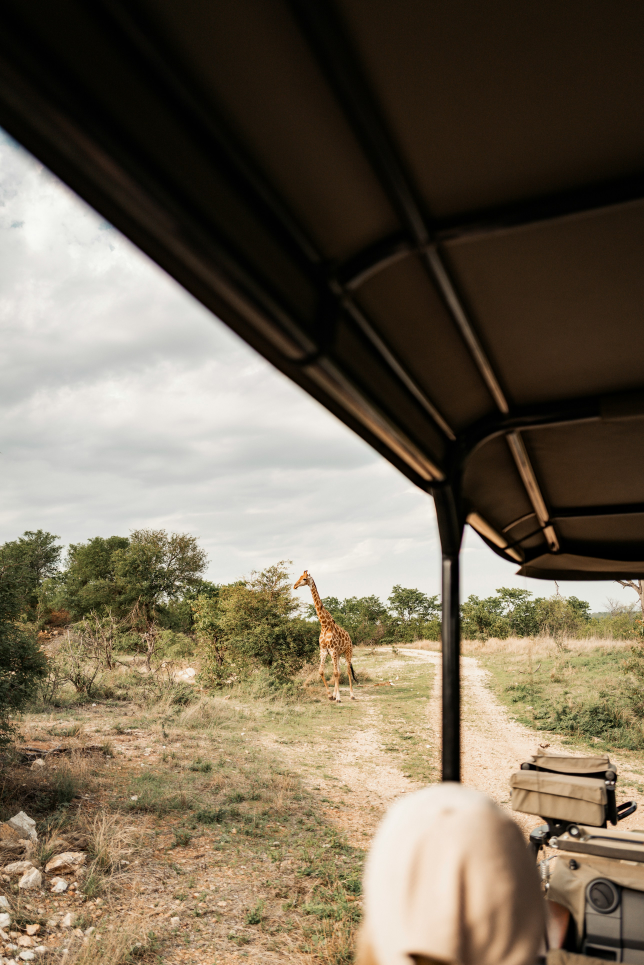
#> input picture backend_cloud/test.jpg, 2576 x 3860 px (shown at 1/4 size); its folder holds only this picture in this run
$ python -i scanner.py   (imports and definitions only)
#> lines starting #> are read from the running program, lines starting #| are printed output that depends on the picture
### frontend/blockchain.py
"""
member4_blockchain.py — Blockchain-Style Ownership Registry
Team Member 4 | Part 4: Frontend + Automation

Implements a tamper-evident, hash-chained ledger that simulates key
blockchain properties WITHOUT requiring any external chain or paid service:

  ✦ Immutable append-only ledger (each block hashes the previous one)
  ✦ SHA-256 proof-of-work style block fingerprinting
  ✦ Content-addressable asset registry (pHash + file hash)
  ✦ Ownership verification with chain-integrity check
  ✦ JSON persistence (file-based) with optional Firestore sync
  ✦ Multi-owner transfer history
  ✦ Merkle-style root hash for entire registry state
  ✦ Zero external dependencies beyond stdlib + project modules

Designed to be imported by:
  - ui.py        → Streamlit ownership registry tab
  - scanner.py   → Auto-register scanned detections
  - integration.py → Backend orchestrator

IMPORTANT: This is a SIMULATION for hackathon purposes.
           In production, replace with a real chain (Polygon, Ethereum, etc.)
"""

from __future__ import annotations

import hashlib
import json
import os
import sys
import time
import uuid
from dataclasses import dataclass, field, asdict
from datetime import datetime, timezone
from pathlib import Path
from typing import Optional

import cv2
import numpy as np

# ── Path bootstrap ─────────────────────────────────────────────────────────────
BASE_DIR = Path(__file__).resolve().parent.parent
for _part in ["ai_engine", "backend_cloud", "ai_services", "frontend"]:
    sys.path.insert(0, str(BASE_DIR / _part))

UPLOAD_DIR = BASE_DIR / "uploads"
UPLOAD_DIR.mkdir(exist_ok=True)

CHAIN_FILE = BASE_DIR / "ownership_chain.json"   # on-disk ledger

# ══════════════════════════════════════════════════════════════════════════════
# DATA STRUCTURES
# ══════════════════════════════════════════════════════════════════════════════

@dataclass
class Block:
    """Single immutable unit in the ownership chain."""
    index: int                        # Sequential block number
    timestamp: float                  # Unix epoch (UTC)
    media_id: str                     # UUID of the asset
    title: str                        # Human-readable asset name
    owner: str                        # Rights-holder at registration
    content_hash: str                 # SHA-256 of raw pixel bytes
    phash: str                        # Perceptual hash fingerprint
    watermark_key_hash: str           # SHA-256 of watermark key (key kept private)
    previous_hash: str                # Hash of previous block → chain integrity
    nonce: int                        # Simple PoW nonce
    block_hash: str = ""              # Computed after all fields are set
    transfer_history: list = field(default_factory=list)  # List of {owner, ts, reason}

    # [19 lines left out: function compute_hash, not called in this run]

    def to_dict(self) -> dict:
        return asdict(self)

    # [4 lines left out: function from_dict, not called in this run]


@dataclass
class VerificationResult:
    """Result of an ownership verification check."""
    verified: bool
    media_id: str
    claimed_owner: str
    actual_owner: str
    block_index: int
    block_hash: str
    chain_valid: bool
    reason: str
    timestamp: float
    transfer_history: list = field(default_factory=list)

    def to_dict(self) -> dict:
        return asdict(self)


# ══════════════════════════════════════════════════════════════════════════════
# BLOCKCHAIN REGISTRY CLASS
# ══════════════════════════════════════════════════════════════════════════════

class BlockchainRegistry:
    """
    File-backed, append-only blockchain-style ownership ledger.

    Usage:
        registry = BlockchainRegistry()
        block = registry.register(img, owner="ESPN", title="Cup Final 2024", key="secret")
        result = registry.verify(block.media_id, claimed_owner="ESPN")
    """

    GENESIS_HASH = "0" * 64   # Sentinel for the very first block

    # [369 lines left out: functions __init__, _load, _save, _create_genesis, _mine, _content_hash and 11 more, not called in this run]


# ══════════════════════════════════════════════════════════════════════════════
# MODULE-LEVEL CONVENIENCE API
# (used by ui.py: from frontend.blockchain import register_asset, ...)
# ══════════════════════════════════════════════════════════════════════════════

_registry: Optional[BlockchainRegistry] = None


# [112 lines left out: functions _get_registry, register_asset, verify_asset, transfer_asset, list_registry, registry_stats, not called in this run]


def validate_chain() -> bool:
    """Check full chain integrity. Returns True if valid."""
    return _get_registry().validate_chain()


def get_merkle_root() -> str:
    """Return the Merkle root of the current chain state."""
    return _get_registry().merkle_root()


# ══════════════════════════════════════════════════════════════════════════════
# CLI / SELF-TEST
# ══════════════════════════════════════════════════════════════════════════════

# [80 lines that do not run on import are left out]

### ai_engine/phash.py
"""
member1_phash.py — Perceptual Hash (pHash) Similarity Engine
Team Member 1 | Part 1: AI Engine
Computes perceptual hashes and similarity scores between images/frames.
"""

import hashlib
import math
from pathlib import Path
from typing import Optional

import cv2
import numpy as np


# ── Constants ────────────────────────────────────────────────────────────────
HASH_SIZE = 8          # DCT grid: 8×8 → 64-bit hash
HIGH_FREQ_FACTOR = 4   # capture high-freq area = (HASH_SIZE * HIGH_FREQ_FACTOR)²


# ── Core pHash Implementation ────────────────────────────────────────────────

def compute_phash(image: np.ndarray, hash_size: int = HASH_SIZE) -> str:
    """
    Compute perceptual hash (DCT-based) for an image.

    Steps:
      1. Resize to (hash_size * high_freq_factor)²
      2. Grayscale conversion
      3. 2D DCT
      4. Top-left hash_size² block (low frequencies)
      5. Binarise vs. median
      6. Return hex string

    Args:
        image: BGR numpy array (from cv2.imread or video frame).
        hash_size: Side length of the DCT block (default 8 → 64-bit hash).

    Returns:
        Hex string representing the perceptual hash.
    """
    if image is None or image.size == 0:
        raise ValueError("compute_phash received an empty image")

    img_size = hash_size * HIGH_FREQ_FACTOR

    # 1. Resize
    resized = cv2.resize(image, (img_size, img_size), interpolation=cv2.INTER_AREA)

    # 2. Grayscale
    if len(resized.shape) == 3:
        gray = cv2.cvtColor(resized, cv2.COLOR_BGR2GRAY)
    else:
        gray = resized

    # 3. Float conversion + 2D DCT
    dct_input = np.float32(gray)
    dct_full = cv2.dct(dct_input)

    # 4. Top-left block (low frequency coefficients)
    dct_low = dct_full[:hash_size, :hash_size]

    # 5. Exclude DC coefficient (index 0,0) for median calculation
    values = dct_low.flatten()
    median_val = np.median(values[1:])  # skip DC component

    # 6. Binarise
    bits = (values > median_val).astype(np.uint8)

    # Pack bits → bytes → hex
    packed = np.packbits(bits)
    return packed.tobytes().hex()


# [157 lines left out: functions hamming_distance, phash_similarity, phash_from_file, compare_images, compare_arrays, _verdict and 2 more, not called in this run]


# ── Self-test ────────────────────────────────────────────────────────────────

# [21 lines that do not run on import are left out]

### frontend/scanner.py
"""
member3_auto_scanner.py — Automated Media Scanner
Team Member 3 | Part 4: Frontend + Automation

Simulates a real-world background scanning service by:
  - Accepting a dataset of candidate URLs or local file paths
  - Fetching / loading each asset
  - Running the full detection pipeline (pHash + ORB + watermark + quality)
  - Persisting every result to Firestore (or in-memory fallback)
  - Providing a rich scan-summary report

Can be run as a standalone CLI script or imported and called
programmatically from the Streamlit UI (ui.py).
"""

import sys
import os
import time
import uuid
import json
import hashlib
import threading
import urllib.request
import urllib.error
from pathlib import Path
from datetime import datetime
from typing import Callable, Optional
from dataclasses import dataclass, field, asdict

import cv2
import numpy as np

# ── Path bootstrap ────────────────────────────────────────────────────────────
BASE_DIR = Path(__file__).resolve().parent.parent
# [2 lines not run here, left out]

UPLOAD_DIR = BASE_DIR / "uploads"
# [1 line not run here, left out]

# ── Lazy imports (graceful degradation) ──────────────────────────────────────
try:
    from ai_engine.phash import compute_phash, phash_similarity
    _PHASH_OK = True
except ImportError:
    _PHASH_OK = False

try:
    from ai_engine.orb import compute_orb_similarity
    _ORB_OK = True
except ImportError:
    _ORB_OK = False

try:
    from ai_engine.similarity import SimilarityResult, ComponentScores, compute_final_score
    _SIM_OK = True
except ImportError:
    _SIM_OK = False

try:
    from ai_services.quality import detect_quality_issues
    _QUALITY_OK = True
except ImportError:
    _QUALITY_OK = False

try:
    import backend_cloud.firestore as fs
    _FS_OK = True
except ImportError:
    _FS_OK = False

try:
    from upload import fetch_image_from_url, preprocess_image
    _UPLOAD_OK = True
except ImportError:
    _UPLOAD_OK = False

try:
    from frontend.blockchain import BlockchainRegistry
    _CHAIN_OK = True
except ImportError:
    _CHAIN_OK = False


# ── Configuration ─────────────────────────────────────────────────────────────
SCAN_TIMEOUT_SEC   = 12          # per-URL network timeout
MAX_WORKERS        = 4           # parallel scan threads
DEFAULT_BATCH_SIZE = 20          # URLs per auto-scan batch
SCAN_INTERVAL_SEC  = 5           # simulated polling interval (demo)

# Simulated sports media asset URLs for demo / hackathon mode
_DEMO_URLS = [
    "https://upload.wikimedia.org/wikipedia/commons/thumb/a/a7/Camponotus_flavomarginatus_ant.jpg/320px-Camponotus_flavomarginatus_ant.jpg",
    "https://upload.wikimedia.org/wikipedia/commons/thumb/4/47/PNG_transparency_demonstration_1.png/240px-PNG_transparency_demonstration_1.png",
    "https://upload.wikimedia.org/wikipedia/commons/thumb/3/3f/Bikepegsgrind.jpg/320px-Bikepegsgrind.jpg",
    "https://upload.wikimedia.org/wikipedia/commons/thumb/1/18/Dog_Breeds.jpg/320px-Dog_Breeds.jpg",
    "https://upload.wikimedia.org/wikipedia/commons/thumb/6/6d/Good_Food_Display_-_NCI_Visuals_Online.jpg/320px-Good_Food_Display_-_NCI_Visuals_Online.jpg",
    "https://upload.wikimedia.org/wikipedia/commons/thumb/e/ec/Mona_Lisa%2C_by_Leonardo_da_Vinci%2C_from_C2RMF_retouched.jpg/240px-Mona_Lisa%2C_by_Leonardo_da_Vinci%2C_from_C2RMF_retouched.jpg",
    "https://upload.wikimedia.org/wikipedia/commons/thumb/2/26/YellowLabradorLooking_new.jpg/320px-YellowLabradorLooking_new.jpg",
    "https://upload.wikimedia.org/wikipedia/commons/thumb/4/4d/Cat_November_2010-1a.jpg/320px-Cat_November_2010-1a.jpg",
]


# ── Data Models ───────────────────────────────────────────────────────────────

@dataclass
class ScanTarget:
    """A single asset to be scanned."""
    source: str                          # URL or local file path
    source_type: str = "url"             # "url" | "local"
    label: str = ""                      # human-readable tag
    expected_owner: str = "Unknown"      # owner hint for lookup

    def __post_init__(self):
        if not self.label:
            self.label = Path(self.source).name[:40]


@dataclass
class ScanRecord:
    """Result of scanning one asset against the registered reference."""
    scan_id: str       = field(default_factory=lambda: str(uuid.uuid4())[:8])
    target: str        = ""
    label: str         = ""
    timestamp: str     = field(default_factory=lambda: datetime.utcnow().isoformat())
    status: str        = "PENDING"       # PENDING | RUNNING | DONE | FAILED
    final_score: float = 0.0
    verdict: str       = "UNKNOWN"
    is_unauthorized: bool = False
    phash_score: float = 0.0
    orb_score: float   = 0.0
    quality_score: float = 1.0
    watermark_score: float = 0.0
    flags: list        = field(default_factory=list)
    error: str         = ""
    processing_ms: int = 0

    def to_dict(self) -> dict:
        return asdict(self)


@dataclass
class ScanBatchReport:
    """Aggregated report for an entire scanning batch."""
    batch_id: str      = field(default_factory=lambda: str(uuid.uuid4())[:8])
    started_at: str    = field(default_factory=lambda: datetime.utcnow().isoformat())
    finished_at: str   = ""
    total: int         = 0
    succeeded: int     = 0
    failed: int        = 0
    unauthorized: int  = 0
    likely_match: int  = 0
    no_match: int      = 0
    avg_score: float   = 0.0
    records: list      = field(default_factory=list)   # list[ScanRecord]

    # [4 lines left out: function summary_dict, not called in this run]


# ── Image Loading ─────────────────────────────────────────────────────────────

def _load_from_url(url: str, timeout: int = SCAN_TIMEOUT_SEC) -> Optional[np.ndarray]:
    """Download an image from a URL and decode it via OpenCV."""
    try:
        req = urllib.request.Request(url, headers={"User-Agent": "MediaProScanner/1.0"})
        with urllib.request.urlopen(req, timeout=timeout) as resp:
            raw = resp.read()
        arr = np.frombuffer(raw, dtype=np.uint8)
        img = cv2.imdecode(arr, cv2.IMREAD_COLOR)
        return img
    except Exception as exc:
        return None


# [7 lines left out: function _load_from_path, not called in this run]


def _load_target(target: ScanTarget) -> Optional[np.ndarray]:
    """Dispatch to URL or local loader."""
    if target.source_type == "url":
        return _load_from_url(target.source)
    return _load_from_path(target.source)


# ── Core Detection Pipeline ───────────────────────────────────────────────────

# [111 lines left out: functions _run_detection, _check_watermark, _compute_final, not called in this run]


# ── Single-Asset Scanner ──────────────────────────────────────────────────────

def scan_single(
    target: ScanTarget,
    reference_img: np.ndarray,
    watermark_key: str = "",
    reference_phash: str = "",
    persist: bool = True,
) -> ScanRecord:
    """
    Scan one asset against the reference image.

    Args:
        target:          URL / path + metadata.
        reference_img:   The registered (original) asset as BGR numpy array.
        watermark_key:   Watermark seed key used during registration.
        reference_phash: Pre-computed pHash of reference (speed optimisation).
        persist:         If True, write result to Firestore / fallback store.

    Returns:
        Populated ScanRecord.
    """
    rec = ScanRecord(target=target.source, label=target.label)
    rec.status = "RUNNING"
    t0 = time.perf_counter()

    # 1. Load candidate
    candidate = _load_target(target)
    if candidate is None:
        rec.status = "FAILED"
        rec.error  = "Could not load asset (network error or unsupported format)"
        rec.processing_ms = int((time.perf_counter() - t0) * 1000)
        return rec

    # 2. Resize for consistency
    candidate = cv2.resize(candidate, (512, 512), interpolation=cv2.INTER_AREA)

    # 3. Run detection
    scores = _run_detection(candidate, reference_img, watermark_key, reference_phash)

    # 4. Final score
    final, verdict, unauth = _compute_final(scores)

    rec.final_score      = final
    rec.verdict          = verdict
    rec.is_unauthorized  = unauth
    rec.phash_score      = scores["phash_score"]
    rec.orb_score        = scores["orb_score"]
    rec.quality_score    = scores["quality_score"]
    rec.watermark_score  = scores["watermark_score"]
    rec.flags            = scores["flags"]
    rec.status           = "DONE"
    rec.processing_ms    = int((time.perf_counter() - t0) * 1000)

    # 5. Persist
    if persist and _FS_OK:
        try:
            fs.write_document("scan_results", rec.scan_id, rec.to_dict())
        except Exception:
            pass

    return rec


# ── Batch Scanner ─────────────────────────────────────────────────────────────

def scan_batch(
    targets: list,              # list[ScanTarget | str]
    reference_img: np.ndarray,
    watermark_key: str = "",
    reference_phash: str = "",
    progress_cb: Optional[Callable[[int, int, ScanRecord], None]] = None,
    persist: bool = True,
    parallel: bool = False,
) -> ScanBatchReport:
    """
    Scan a batch of assets.

    Args:
        targets:      List of ScanTarget objects (or plain URL/path strings).
        reference_img: Original registered image.
        watermark_key: Watermark seed used during registration.
        reference_phash: Pre-computed reference pHash.
        progress_cb:  Optional callback(current, total, record) for UI updates.
        persist:      Persist each record to Firestore.
        parallel:     Run scans in parallel threads (faster, but may hit rate limits).

    Returns:
        ScanBatchReport with all records.
    """
    # Normalise input
    norm: list[ScanTarget] = []
    for t in targets:
        if isinstance(t, str):
            st = "url" if t.startswith("http") else "local"
            norm.append(ScanTarget(source=t, source_type=st))
        else:
            norm.append(t)

    report = ScanBatchReport(total=len(norm))

    # Guard: validate reference image before doing anything
    if reference_img is None or not isinstance(reference_img, np.ndarray) or reference_img.size == 0:
        raise ValueError(
            "reference_img is None or invalid. "
            "Ensure the uploaded image was loaded correctly before calling scan_batch()."
        )

    if len(reference_img.shape) < 2:
        raise ValueError("reference_img has an invalid shape — must be at least 2D.")

    ref_resized = cv2.resize(reference_img, (512, 512), interpolation=cv2.INTER_AREA)

    def _process(idx: int, tgt: ScanTarget):
        rec = scan_single(tgt, ref_resized, watermark_key, reference_phash, persist)
        report.records.append(rec)

        if rec.status == "DONE":
            report.succeeded += 1
            if rec.is_unauthorized and rec.final_score >= 0.65:
                report.unauthorized += 1
            elif rec.final_score >= 0.45:
                report.likely_match += 1
            else:
                report.no_match += 1
        else:
            report.failed += 1

        if progress_cb:
            progress_cb(idx + 1, len(norm), rec)

    if parallel and len(norm) > 1:
        threads = []
        semaphore = threading.Semaphore(MAX_WORKERS)

        def _worker(i, t):
            with semaphore:
                _process(i, t)

        for i, tgt in enumerate(norm):
            th = threading.Thread(target=_worker, args=(i, tgt), daemon=True)
            threads.append(th)
            th.start()
        for th in threads:
            th.join()
    else:
        for i, tgt in enumerate(norm):
            _process(i, tgt)

    # Finalise report
    done = [r for r in report.records if r.status == "DONE"]
    report.avg_score   = round(sum(r.final_score for r in done) / max(len(done), 1), 4)
    report.finished_at = datetime.utcnow().isoformat()

    if persist and _FS_OK:
        try:
            fs.write_document("scan_batches", report.batch_id, report.summary_dict())
        except Exception:
            pass

    return report


# ── Demo / Simulation Helpers ─────────────────────────────────────────────────

def get_demo_targets(n: int = 8) -> list:
    """Return a list of demo ScanTarget objects using Wikipedia images."""
    targets = []
    for i, url in enumerate(_DEMO_URLS[:n]):
        targets.append(ScanTarget(
            source=url,
            source_type="url",
            label=f"Demo Asset #{i+1}",
            expected_owner="Demo Owner",
        ))
    return targets


def simulate_live_scan(
    reference_img: np.ndarray,
    watermark_key: str = "demo-key",
    n_assets: int = 6,
    progress_cb: Optional[Callable] = None,
) -> ScanBatchReport:
    """
    Simulate a live automatic scan using demo URLs.

    Each URL is scanned with a brief delay to mimic a background crawler.
    Ideal for hackathon demo mode.
    """
    targets = get_demo_targets(n_assets)
    ref_ph  = ""
    if _PHASH_OK:
        try:
            ref_ph = compute_phash(cv2.resize(reference_img, (512, 512)))
        except Exception:
            pass

    return scan_batch(
        targets,
        reference_img,
        watermark_key=watermark_key,
        reference_phash=ref_ph,
        progress_cb=progress_cb,
        persist=True,
        parallel=False,
    )


# [81 lines left out: functions scan_url_list, scan_directory, format_report_text, not called in this run]


def get_violation_records(report: ScanBatchReport) -> list:
    """Return only records flagged as unauthorized use."""
    return [r for r in report.records if r.is_unauthorized]


# [25 lines left out: function export_report_json, not called in this run]


# ── CLI Entry Point ───────────────────────────────────────────────────────────

# [43 lines not run here, left out]

>>> import cv2
>>> picture = cv2.imread('../backend_cloud/test.jpg')
#> picture is the input picture: shape (3860, 2576, 3); mean B, G, R 85.8, 103.9, 115.6
>>> result = simulate_live_scan(picture)
#> in compute_phash, `resized = cv2.resize(image, (img_size, img_size), interpolation=cv2.IN..`:
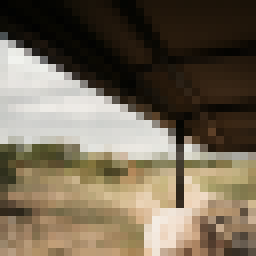
#> resized: shape (32, 32, 3) (shown 8 times larger); mean of channels 0, 1, 2 85.6, 103.8, 115.4; drawn as B, G, R
#> in compute_phash, `resized = cv2.resize(image, (img_size, img_size), interpolation=cv2.IN..`:
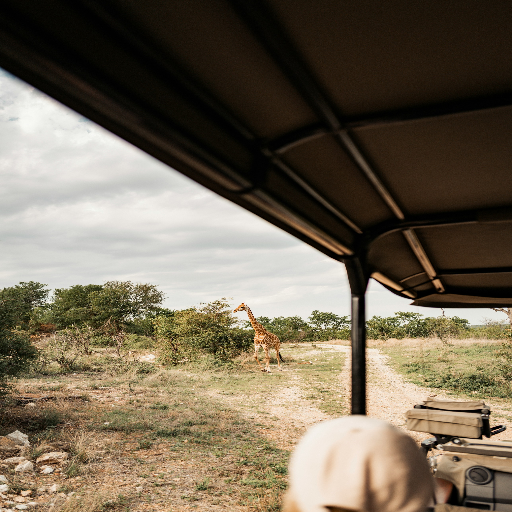
#> image: shape (512, 512, 3); mean of channels 0, 1, 2 85.6, 103.8, 115.4; drawn as B, G, R
#> in compute_phash, `gray = cv2.cvtColor(resized, cv2.COLOR_BGR2GRAY)`:
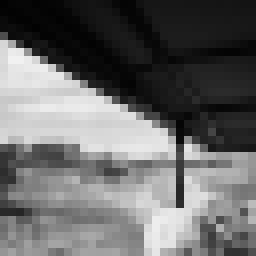
#> gray: shape (32, 32) (shown 8 times larger); min 2, max 241, mean 105.2
#> in compute_phash, `dct_full = cv2.dct(dct_input)`:
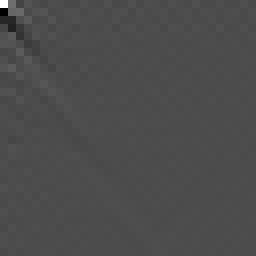
#> dct_full: shape (32, 32) float32 (shown 8 times larger); min -1448.3, max 3367.1, mean 1.2; drawn with min black and max white
#> in compute_phash, `values = dct_low.flatten()`: values = 64 values, max 3367.1 at index 0, min -1448.3 at index 8, mean 10.61
#> in compute_phash, `median_val = np.median(values[1:])`: median_val = -5.31
#> in compute_phash, `bits = (values > median_val).astype(np.uint8)`: bits = 64 values, max 1 at index 0, min 0 at index 2, mean 0.5
#> in compute_phash, `packed = np.packbits(bits)`: packed = [219, 109, 50, 13, 203, 224, 34, 186]
#> in simulate_live_scan, `ref_ph = compute_phash(cv2.resize(reference_img, (512, 512)))`: ref_ph = 'db6d320dcbe022ba'
#> (the run stopped early here; a loop or call above may not have finished)
